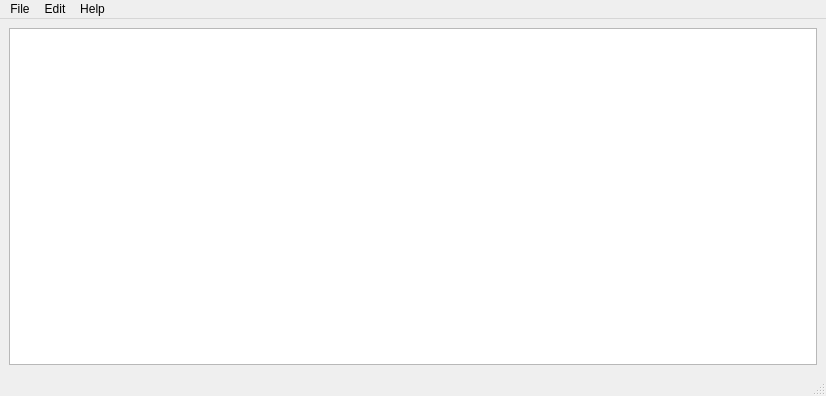
<?xml version="1.0" encoding="UTF-8"?>
<ui version="4.0">
 <class>MainWindow</class>
 <widget class="QMainWindow" name="MainWindow">
  <property name="geometry">
   <rect>
    <x>0</x>
    <y>0</y>
    <width>826</width>
    <height>396</height>
   </rect>
  </property>
  <property name="windowTitle">
   <string>NotePyde</string>
  </property>
  <widget class="QWidget" name="centralwidget">
   <layout class="QGridLayout" name="gridLayout">
    <item row="0" column="0">
     <layout class="QVBoxLayout" name="verticalLayout_2">
      <item>
       <layout class="QHBoxLayout" name="horizontalLayout">
        <item>
         <widget class="QTextEdit" name="textEdit"/>
        </item>
       </layout>
      </item>
     </layout>
    </item>
   </layout>
  </widget>
  <widget class="QMenuBar" name="menubar">
   <property name="geometry">
    <rect>
     <x>0</x>
     <y>0</y>
     <width>826</width>
     <height>21</height>
    </rect>
   </property>
   <widget class="QMenu" name="menuFile">
    <property name="title">
     <string>File</string>
    </property>
    <addaction name="actionNew"/>
    <addaction name="actionOpen"/>
    <addaction name="separator"/>
    <addaction name="actionSave"/>
    <addaction name="actionSave_As"/>
    <addaction name="separator"/>
    <addaction name="actionSettings"/>
   </widget>
   <widget class="QMenu" name="menuEdit">
    <property name="title">
     <string>Edit</string>
    </property>
    <addaction name="actionUndo"/>
    <addaction name="actionRedo"/>
   </widget>
   <widget class="QMenu" name="menuHelp">
    <property name="title">
     <string>Help</string>
    </property>
    <addaction name="actionAbout"/>
   </widget>
   <addaction name="menuFile"/>
   <addaction name="menuEdit"/>
   <addaction name="menuHelp"/>
  </widget>
  <widget class="QStatusBar" name="statusbar"/>
  <action name="actionOpen">
   <property name="text">
    <string>Open</string>
   </property>
   <property name="shortcut">
    <string>Ctrl+O</string>
   </property>
  </action>
  <action name="actionNew">
   <property name="text">
    <string>New</string>
   </property>
   <property name="shortcut">
    <string>Ctrl+N</string>
   </property>
  </action>
  <action name="actionSave">
   <property name="text">
    <string>Save</string>
   </property>
   <property name="shortcut">
    <string>Ctrl+S</string>
   </property>
  </action>
  <action name="actionSave_As">
   <property name="text">
    <string>Save As...</string>
   </property>
   <property name="shortcut">
    <string>Ctrl+Shift+S</string>
   </property>
  </action>
  <action name="actionUndo">
   <property name="text">
    <string>Undo</string>
   </property>
  </action>
  <action name="actionRedo">
   <property name="text">
    <string>Redo</string>
   </property>
  </action>
  <action name="actionSettings">
   <property name="text">
    <string>Settings</string>
   </property>
   <property name="shortcut">
    <string>Ctrl+K</string>
   </property>
  </action>
  <action name="actionAbout">
   <property name="text">
    <string>About</string>
   </property>
  </action>
 </widget>
 <resources/>
 <connections/>
</ui>
